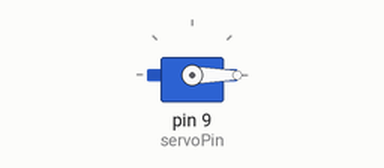
Bench run of a sketch on a simulated Arduino Uno, built with avr-gcc and run on an emulated ATmega328P. On the bench: servo.

Above: at 0.05 s.
At 2.5 s:
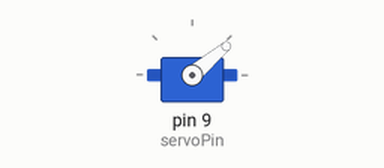
At 5.0 s:
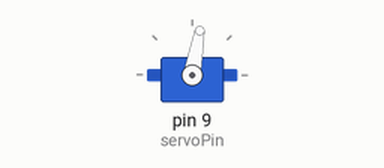
At 10.0 s:
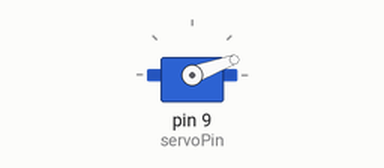
Timing chart, 0 to 13.0 s (numbered marks = the images above):
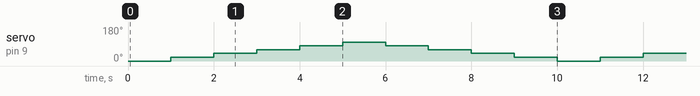

The sketch:

servo.ino
```cpp
#include <Servo.h>

Servo servo;
int servoPin = 9;
int angle = 0;

void setup() {
  servo.attach(servoPin);
  servo.write(angle);
}


void loop() {
  servo.write(angle);
  for(angle = 0; angle < 100; angle=angle+20){
    servo.write(angle);
    delay(1000);
  }
  for(angle = 100; angle > 0; angle=angle-20){
    servo.write(angle);
    delay(1000);
  }
}
```

Measured:
- by itself, servo on pin 9 (servoPin): repeats every 10.0 s: 40° 1.0 s, 60° 1.0 s, 80° 1.0 s, 100° 1.0 s, 80° 1.0 s, 60° 1.0 s, 40° 1.0 s, 20° 1.0 s, 0° 1.0 s, 20° 1.0 s
